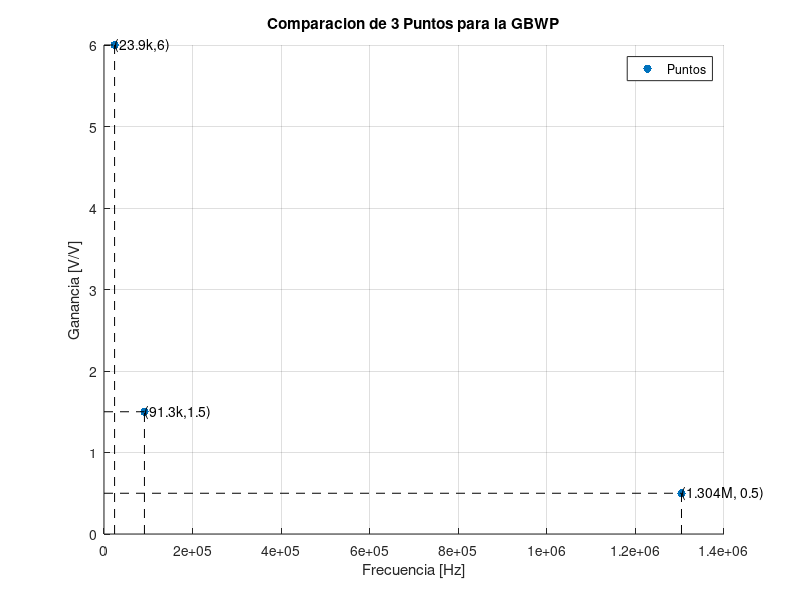

Recreate this plot in MATLAB.
% Datos de los puntos
A = [6, 1.5, 0.5];  % Valores en el eje vertical
Hz = [23.9e3, 91.3e3, 1.304e6];  % Valores en el eje horizontal

% Crear la grafica de dispersion
scatter(Hz, A, 'filled');
hold on;

% Etiquetas de los puntos
text(Hz(1), A(1), '(23.9k,6)');
text(Hz(2), A(2), '(91.3k,1.5)');
text(Hz(3), A(3), '(1.304M, 0.5)');

% Lineas desde los ejes hasta los puntos para visualizar las diferencias
for i = 1:3
    plot([0, Hz(i)], [A(i), A(i)], '--k');  % Linea horizontal
    plot([Hz(i), Hz(i)], [0, A(i)], '--k');  % Linea vertical
end

% Etiquetas de los ejes
xlabel('Frecuencia [Hz]');
ylabel('Ganancia [V/V]');

% Titulo de la grafica
title('Comparacion de 3 Puntos para la GBWP');

% Mostrar la leyenda si es necesario
legend('Puntos');

% Mostrar la cuadricula
grid on;

% Limpiar el grafico
hold off;

